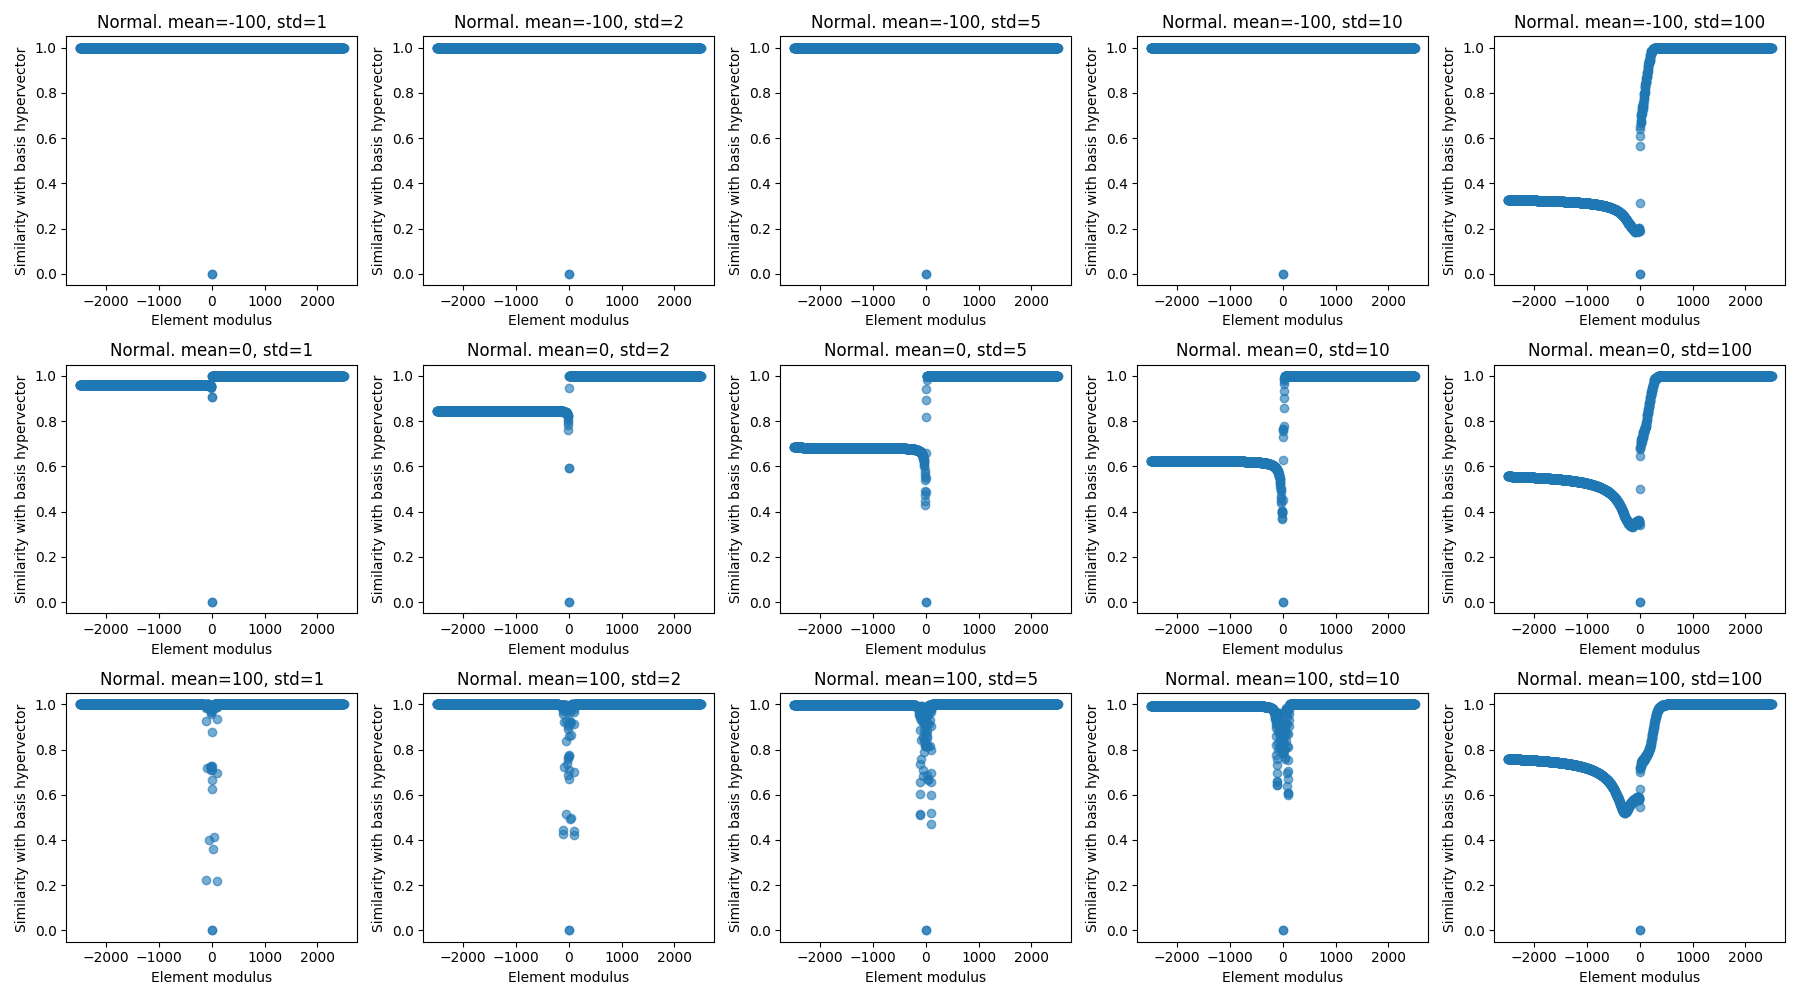

The Python source for this figure:

import matplotlib.pyplot as plt
import random
import math
import numpy as np
from numpy.linalg import norm


def first_n_coprime(n, k):
  result = []
  x = 1
  while len(result) < n:
    if math.gcd(x, k) == 1:
      result.append(x)
    x += 1
  return result

def sample_nearest(coprimes, samples):
  coprimes = np.array(coprimes)
  nearest = np.array([coprimes[np.argmin(np.abs(coprimes - x))] for x in samples])
  return nearest

def new_hv_normal(n, coprimes, mean=None, std=None):
  coprimes = np.array(coprimes)
  if mean is None:
    mean = np.mean(coprimes)
  if std is None:
    std = np.std(coprimes)
  samples = np.random.normal(loc=mean, scale=std, size=n)
  return sample_nearest(coprimes, samples)

def sim(h1, h2):
  if norm(h1) == 0 or norm(h2) == 0:
    return 0
  return abs(np.dot(h1, h2) / (norm(h1) * norm(h2)))

def mod(h1, i):
  return [x % i for x in h1]

def prepare_points(hv, coprimes):
  points = []
  for i in coprimes[0:1000]:
    points.append( (i, sim(hv, mod(hv, i))) )
    points.append( (-i, sim(hv, mod(hv, -i))) )
  X = [x for (x,_) in points]
  Y = [y for (_,y) in points]
  return X, Y

DIMS = 10000
COPRIMES = first_n_coprime(DIMS, DIMS*DIMS)
print(COPRIMES[0:1000])

distributions = {
  "Normal. mean=-100, std=1": {'mean': -100, 'std': 1},
  "Normal. mean=-100, std=2": {'mean': -100, 'std': 2},
  "Normal. mean=-100, std=5": {'mean': -100, 'std': 5},
  "Normal. mean=-100, std=10": {'mean': -100, 'std': 10},
  "Normal. mean=-100, std=100": {'mean': -100, 'std': 100},
  "Normal. mean=0, std=1": {'mean': 0, 'std': 1},
  "Normal. mean=0, std=2": {'mean': 0, 'std': 2},
  "Normal. mean=0, std=5": {'mean': 0, 'std': 5},
  "Normal. mean=0, std=10": {'mean': 0, 'std': 10},
  "Normal. mean=0, std=100": {'mean': 0, 'std': 100},
  "Normal. mean=100, std=1": {'mean': 100, 'std': 1},
  "Normal. mean=100, std=2": {'mean': 100, 'std': 2},
  "Normal. mean=100, std=5": {'mean': 100, 'std': 5},
  "Normal. mean=100, std=10": {'mean': 100, 'std': 10},
  "Normal. mean=100, std=100": {'mean': 100, 'std': 100},
}

plt.figure(figsize=(18, 10))

for idx, (name, args) in enumerate(distributions.items(), 1):
  hv = new_hv_normal(DIMS, COPRIMES, args['mean'], args['std'])
  X, Y = prepare_points(hv, COPRIMES)
  plt.subplot(3, 5, idx)
  plt.scatter(X, Y, alpha=0.6)
  plt.title(name)
  plt.xlabel('Element modulus')
  plt.ylabel('Similarity with basis hypervector')

plt.tight_layout()
plt.savefig('./normal_map_to_coprimes.png')
plt.show()
